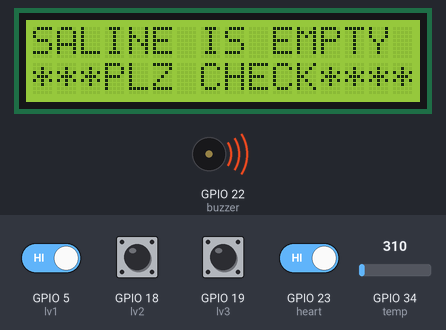
Recording of a sketch running on a simulated ESP32. Parts: 16×2 character LCD, buzzer (waves = sounding, pin HIGH). Inputs (shaded band) come from the test bench; at power-on: GPIO 5 (lv1), GPIO 18 (lv2), GPIO 19 (lv3), GPIO 23 (heart) HIGH, GPIO 34 (temp) = 310. WiFi joins after 1.5 s; servers stay silent unless stated; uploads are accepted with an empty reply; random numbers use the default seed unless the sketch sets one; what the sketch prints to the serial monitor is not drawn.

Above: at 5.6 s.
5.7 s: GPIO 23 (heart) driven LOW
At 13.5 s:
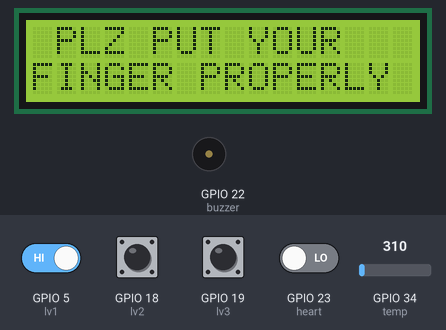
At 16.7 s:
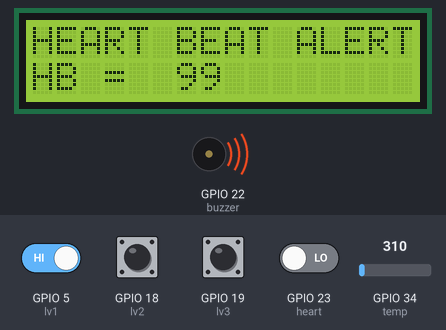
17.3 s: GPIO 5 (lv1) driven LOW
26.6 s: GPIO 34 (temp) set to 552
33.2 s: GPIO 34 (temp) set to 606
At 44.7 s:
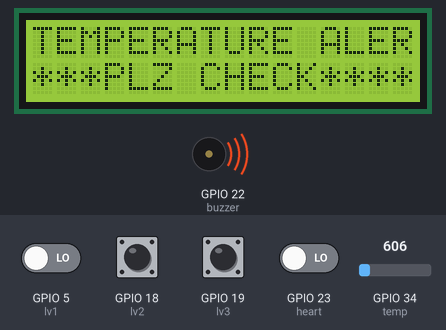
44.8 s: GPIO 23 (heart) driven HIGH
56.2 s: GPIO 34 (temp) set to 527
At 63.2 s:
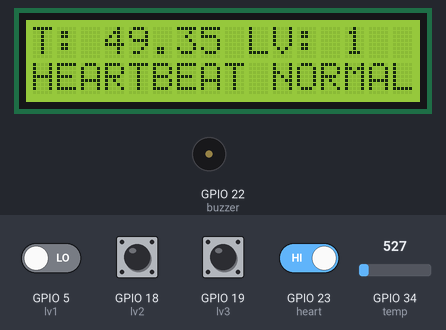
Timing chart, 0 to 64.5 s (numbered marks = the images above; inputs shaded):
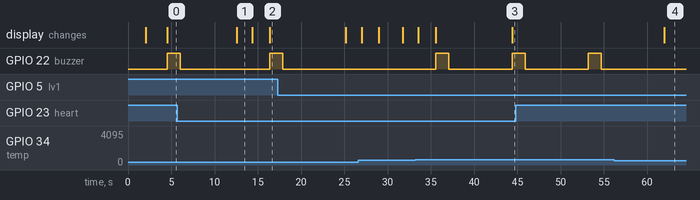

The sketch:

health_monitoring_with_3_levels_esp32.ino
```cpp
/*
 * heart patient monitoring system
 *  * hotspot name : project12
 * hotspot possword : project123456
 */

#include <WiFi.h>
#include <HTTPClient.h>
#include <LiquidCrystal.h>
#include <String.h>


LiquidCrystal lcd (15,2,0,4,16,17);

// WiFi parameters to be configured
const char* ssid = "project12"; // Hoofdlettergevoelig
const char* password = "project123456"; // Hoofdlettergevoelig

String a = "http://sms.scubedigi.com/api.php?username=Mydreamacd&password=Mydre@m123&to=8639983443&from=MYDREM&message=";
String msg = "\0";
String r = "http://projectsiot.xyz/IoTProjects/PatientHealth/upload.php?a=";
String rs = "\0";
#define buzzer 22
#define temp 34
#define heart 23
#define lv1 5
#define lv2 18
#define lv3 19

String hbvalue = "\0";

float temp1=0.0;
String gas1 = "\0";
String lv = "\0";
String otp[11] = {"62","72","71","75","97","79","92","79","95","83","99"} ;
unsigned int no = 0;
unsigned hb = 0;
unsigned temp2 = 0;

void beep()
{
   digitalWrite(buzzer, HIGH);
   delay(1500);
    digitalWrite(buzzer, LOW);
    delay(100);
}
void showprojectname ()
{
  lcd.clear();
    lcd.setCursor(0,0);
    lcd.print("PATIENT HEALTH ");
    lcd.setCursor(0,1);
    lcd.print("MONITORING SYSTEM");
  delay(2000);
}

void setup() {
  // put your setup code here, to run once:
Serial.begin(9600);
  lcd.begin(16,2);

 pinMode(temp,INPUT);
pinMode(buzzer,OUTPUT);
 pinMode(lv1,INPUT);
 pinMode(lv2,INPUT);
 pinMode(lv3,INPUT);
 pinMode(heart,INPUT);

showprojectname ();

lcd.clear();
lcd.setCursor(0,0);
        lcd.print("CONNECTING--TO");
        lcd.setCursor( 2,1);
         lcd.print(ssid);
         delay(100);

  Serial.print("Bezig met verbinden");
  WiFi.begin(ssid, password); // Connect to WiFi

  // while wifi not connected yet, print '.'
  // then after it connected, get out of the loop
  while (WiFi.status() != WL_CONNECTED) {
     delay(500);
     Serial.print(".");
  }

  // Verbonden.
  Serial.println("OK!");

  // Access Point (SSID).
  Serial.print("SSID: ");
  Serial.println(WiFi.SSID());

  // IP adres.
  Serial.print("IP: ");
  Serial.println(WiFi.localIP());
Serial.println("state---------------1");
  // Signaalsterkte.
  long rssi = WiFi.RSSI();
  Serial.print("Signaal sterkte (RSSI): ");
  Serial.print(rssi);
  Serial.println(" dBm");
  Serial.println("");

Serial.print("A = "); Serial.println("http://projectsiot.xyz/IoTProjects/PatientHealth/upload.php?a=U&b=86&c=L");
if(WiFi.status()== WL_CONNECTED){ //Check WiFi connection status

    HTTPClient http; //Declare an object of class HTTPClient

  http.begin("http://projectsiot.xyz/IoTProjects/PatientHealth/upload.php?a=U");

int httpCode = http.GET(); //Send the request
    if (httpCode > 0) { //Check the returning code
      String payload = http.getString(); //Get the request response payload
      Serial.println(payload); //Print the response payload
    }
    http.end(); //Close connection

delay(500);
}
/*
Serial.println("sending welcome message............");

 if(WiFi.status()== WL_CONNECTED){ //Check WiFi connection status

    HTTPClient http; //Declare an object of class HTTPClient
 //  http.begin("http://sms.scubedigi.com/api.php?username=Mydreamacd&password=Mydre@m123&to=9652490222&from=MYDREM&message=KIT%20STARTED"); //Specify request destination


int httpCode = http.GET(); //Send the request
    if (httpCode > 0) { //Check the returning code
      String payload = http.getString(); //Get the request response payload
      Serial.println(payload); //Print the response payload
    }
    http.end(); //Close connection

delay(4000);
}
*/
}

void loop() {

 hbvalue = "\0";
 no = random(11);

temp2 = analogRead(temp); //read data from analog pin A1.
float V=temp2*(5/(4095.00)); //conversion of analog voltage to digital voltage.
  temp1=V*100; //temperature in centigrade scale.

temp1 = temp1 - 15;
Serial.print("temperature is = "); Serial.println(temp1);
delay(50);
//Serial.print("button = "); Serial.println(digitalRead(button));

Serial.print("button = "); Serial.println(digitalRead(heart));


Serial.println("lv1="+String(digitalRead(lv1)));
Serial.println("lv2="+String(digitalRead(lv2)));
Serial.println("lv3="+String(digitalRead(lv3)));

if ((digitalRead(lv1)==LOW)&&(digitalRead(lv2)==LOW)&&(digitalRead(lv3)==LOW))
{
  Serial.println("level - 3");
  lv= "3";
}
else if ((digitalRead(lv1)==LOW)&&(digitalRead(lv2)==LOW)&&(digitalRead(lv3)==HIGH))
{
  Serial.println("level - 2");
  lv= "2";
}
else if ((digitalRead(lv1)==LOW)&&(digitalRead(lv2)==HIGH)&&(digitalRead(lv3)==HIGH))
{
  Serial.println("level - 1");
  lv= "1";
}


else if ((digitalRead(lv1)==HIGH)&&(digitalRead(lv2)==HIGH)&&(digitalRead(lv3)==HIGH))
{
  lv = "0";
  Serial.println("level - 0");
  lcd.clear();
    lcd.setCursor(0,0);
    lcd.print("SALINE IS EMPTY     ");
    lcd.setCursor(0,1);
    lcd.print("***PLZ CHECK****");
    beep ();
msg = a + "SALINE%20EMPTY%20PLEASE%20CHECK";
sendsms ();

rs = r + String(temp1)+"&b="+String(hb)+"&c="+lv;
send2server ();
delay(5000);
}
if(temp1>55)
{
Serial.println("****** temperature alert *********");
lcd.clear();
    lcd.setCursor(0,0);
    lcd.print("TEMPERATURE ALERT");
    lcd.setCursor(0,1);
    lcd.print("***PLZ CHECK****");
    beep ();
msg = a + "TEMPERATURE%20ALERT%20PLEASE%20CHECK";
 sendsms ();

rs = r + String(temp1)+"&b="+String(hb)+"&c="+lv;
send2server ();
delay(5000);

}

if (!(digitalRead(heart)))
{
  lcd.clear();
     lcd.setCursor(0,0);
    lcd.print(" PLZ PUT YOUR  ");
      lcd.setCursor(0,1);
    lcd.print("FINGER PROPERLY");
    delay(1800);
    lcd.clear();
    lcd.setCursor(0,0);
    lcd.print("CALCULATING.....");
  delay(2000);

  hb = otp[no].toInt();
 Serial.print("otp is = "); Serial.println(hb);

  if ((hb>95)||(hb<70))
  {
Serial.println("****** heart alert *********");
    lcd.clear();
  lcd.print("HEART BEAT ALERT");
    lcd.setCursor(0,1);
    lcd.print("HB = ");
    lcd.setCursor(6,1);
    lcd.print(hb);
beep ();

msg = a + "HEART%20BEAT%20ALERT%20PLEASE%20CHECK";
 sendsms ();
rs = r + String(temp1)+"&b="+String(hb)+"&c="+lv;
send2server ();
delay(5000);
}
  else
  {
  hbvalue = "\0";
  lcd.clear();
  lcd.print("HEART BEAT NORMAL");
    lcd.setCursor(0,1);
    lcd.print("H BEAT = ");
    lcd.setCursor(10,1);
    lcd.print(hb);
  delay(2000);

  }

}
if((digitalRead(heart)==HIGH)&&(temp1<55)&&(lv!="0"))
{
    lcd.clear();
    lcd.setCursor(0,0);
    lcd.print("T: ");
    lcd.setCursor(3,0);
    lcd.print(temp1);
    lcd.setCursor(9,0);
    lcd.print("LV: ");
    lcd.setCursor(13,0);
    lcd.print(lv);
    lcd.setCursor(0,1);
    lcd.print("HEARTBEAT NORMAL");
  delay(500);
}

rs = r + String(temp1)+"&b="+String(hb)+"&c="+lv;
send2server ();
}// loop

void send2server ()
{
Serial.print("A = "); Serial.println("http://projectsiot.xyz/IoTProjects/SchoolChildSecurity/childupdate.php?a=U&b=Y");
if(WiFi.status()== WL_CONNECTED){ //Check WiFi connection status

    HTTPClient http; //Declare an object of class HTTPClient
   // http.begin("http://sms.scubedigi.com/api.php?username=Mydreamacd&password=Mydre@m123&to=9063779181&from=MYDREM&message=RJANED;LKSDF"); //Specify request destination

  //http.begin("http://projectsiot.xyz/IoTProjects/SchoolChildSecurity/childupdate.php?a=U&b=Y");
http.begin(rs);

int httpCode = http.GET(); //Send the request
    if (httpCode > 0) { //Check the returning code
      String payload = http.getString(); //Get the request response payload
      Serial.println(payload); //Print the response payload
    }
    http.end(); //Close connection

delay(500);
}


}

void sendsms ()
{
Serial.println("sending welcome message............");

 if(WiFi.status()== WL_CONNECTED){ //Check WiFi connection status

    HTTPClient http; //Declare an object of class HTTPClient
//   http.begin("http://sms.scubedigi.com/api.php?username=Mydreamacd&password=Mydre@m123&to=9652490222&from=MYDREM&message=");
   http.begin(msg);

int httpCode = http.GET(); //Send the request
    if (httpCode > 0) { //Check the returning code
      String payload = http.getString(); //Get the request response payload
      Serial.println(payload); //Print the response payload
    }
    http.end(); //Close connection

delay(500);
}
}
```

Measured:
- the behaviour switches between 573 and 574 on GPIO 34 (temp) (found by bisection; images 2 and 3)
- after the input at 5.7 s, the display: changes after 6.9 s (image 1)
- after the input at 56.2 s, the display: changes after 5.8 s (image 4)
- what the display in image 1 shows lasts 1.8 s, from 12.6 s to 14.4 s
